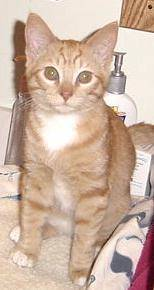
#> input picture week8/cats_and_dogs_filtered/train/cats/cat.154.jpg, 154 x 290 px, found by its file name; its folder holds only this picture in this run
$ jupyter execute --allow-errors TruongMinhHIeu_21002145.ipynb
#> lines starting #> are read from the running program, lines starting #| are printed output that depends on the picture
# 1. PHẦN MÔ HÌNH K- TRUNG BÌNH (K-MEANS MODEL)

# Ví dụ 1.

[cell 1]
from __future__ import print_function
import numpy as np
import matplotlib.pyplot as plt
from scipy.spatial.distance import cdist
np.random.seed(11)
# Kỳ vọng và hiệp phương sai của 3 cụm dữ liệu
means = [[2, 2], [8, 3], [3, 6]]
cov = [[1, 0], [0, 1]]
# Số điểm mỗi cụm dữ liệu
N = 500
# Tạo các cụm dữ liệu qua phân bố chuẩn (Gaussian)
X0 = np.random.multivariate_normal(means[0], cov, N)
X1 = np.random.multivariate_normal(means[1], cov, N)
X2 = np.random.multivariate_normal(means[2], cov, N)
# Tổng hợp dữ liệu từ các cụm
X = np.concatenate((X0, X1, X2), axis = 0)
# Số cụm = 3
K = 3
# Gán nhãn ban đầu cho các cụm, sau đó ta test model và so sánh
original_label = np.asarray([0]*N + [1]*N + [2]*N).T

[cell 2]
def kmeans_display(X, label):
    K = np.amax(label) + 1
    X0 = X[label == 0, :]
    X1 = X[label == 1, :]
    X2 = X[label == 2, :]
    plt.plot(X0[:, 0], X0[:, 1], 'b^', markersize = 4, alpha = .8)
    plt.plot(X1[:, 0], X1[:, 1], 'go', markersize = 4, alpha = .8)
    plt.plot(X2[:, 0], X2[:, 1], 'rs', markersize = 4, alpha = .8)
    plt.axis('equal')
    plt.plot()
    plt.show()
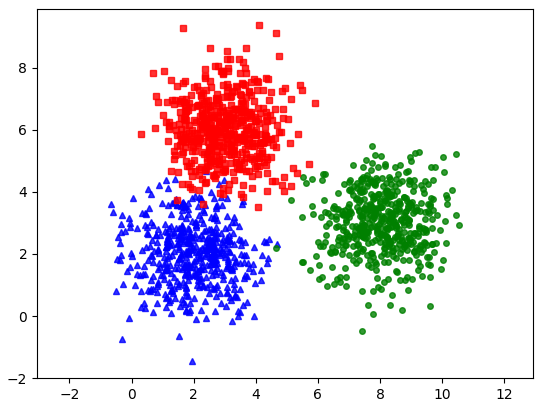
#> figure drawn by matplotlib, 1 panel

[cell 3]
kmeans_display(X, original_label)

[cell 4]
def kmeans_init_centers(X, k):
    # randomly pick k rows of X as initial centers
    return X[np.random.choice(X.shape[0], k, replace=False)]

[cell 5]
# [5 lines left out: function kmeans_assign_labels, not called in this run]

[cell 6]
def kmeans_assign_labels(X, centers):
    # calculate pairwise distances btw data and centers
    D = cdist(X, centers)
    # return index of the closest center
    return np.argmin(D, axis = 1)

[cell 7]
def kmeans_update_centers(X, labels, K):
    centers = np.zeros((K, X.shape[1]))
    for k in range(K):
        # collect all points assigned to the k-th cluster
        Xk = X[labels == k, :]
        # take average
        centers[k,:] = np.mean(Xk, axis = 0)
    return centers

[cell 8]
def has_converged(centers, new_centers):
    # return True if two sets of centers are the same
    return (set([tuple(a) for a in centers]) == set([tuple(a) for a in new_centers]))

[cell 9]
def kmeans(X, K):
#> called with X = array of shape (1500, 2), K = 3
    centers = [kmeans_init_centers(X, K)]
    labels = []
    it = 0
    while True:
        labels.append(kmeans_assign_labels(X, centers[-1]))
        new_centers = kmeans_update_centers(X, labels[-1], K)
        if has_converged(centers[-1], new_centers):
            break
        centers.append(new_centers)
        it += 1
    return (centers, labels, it)

[cell 10]
(centers, labels, it) = kmeans(X, K)
print('Centers found by our algorithm:')
print(centers[-1])
kmeans_display(X, labels[-1])
#> in kmeans_display (call 2), `plt.show()`:
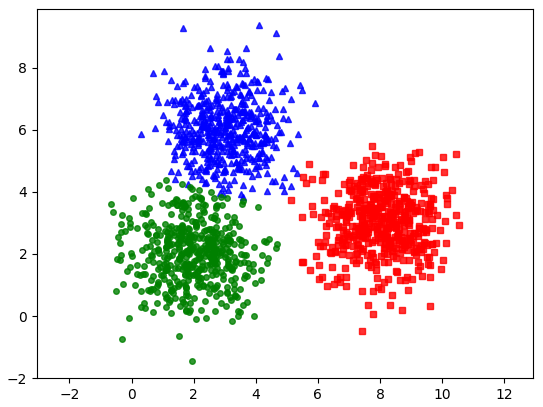
#> figure drawn by matplotlib, 1 panel

[cell 11]
from sklearn.cluster import KMeans
kmeans = KMeans(n_clusters=3, random_state=0).fit(X)
print('Centers found by scikit-learn:')
print(kmeans.cluster_centers_)
pred_label = kmeans.predict(X)
kmeans_display(X, pred_label)
#> in kmeans_display (call 3), `plt.show()`:
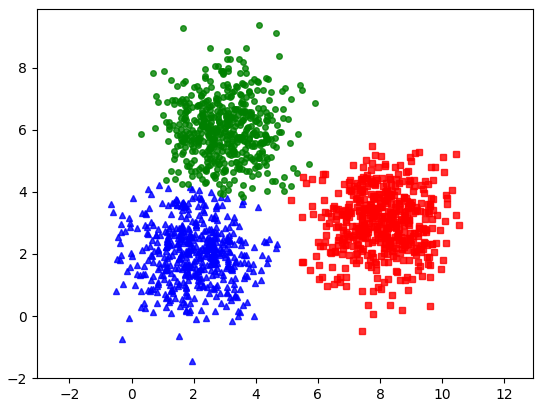
#> figure drawn by matplotlib, 1 panel

# Ví dụ 2

[cell 12]
import numpy as np
from mnist import MNIST
import matplotlib.pyplot as plt
from sklearn.cluster import KMeans
from sklearn.neighbors import NearestNeighbors
from sklearn.preprocessing import normalize

[cell 13]
def display_network(A, m = -1, n = -1):
#> called with A = array of shape (2, 3), m = 3, n = 1
    opt_normalize = True
    opt_graycolor = True

    # Rescale
    A = A - np.average(A)

    # Compute rows & cols
    (row, col) = A.shape
    sz = int(np.ceil(np.sqrt(row)))
    buf = 1
    if m < 0 or n < 0:
        n = np.ceil(np.sqrt(col))
        m = np.ceil(col / n)

    image = np.ones(shape=(buf + m * (sz + buf), buf + n * (sz + buf)))

    if not opt_graycolor:
        image *= 0.1

    k = 0

    for i in range(int(m)):
        for j in range(int(n)):
            if k >= col:
                continue

            clim = np.max(np.abs(A[:, k]))

            if opt_normalize:
                image[buf + i * (sz + buf):buf + i * (sz + buf) + sz, buf + j * (sz + buf):buf + j * (sz + buf) + sz] = \
                A[:, k].reshape(sz, sz) / clim
            else:
                image[buf + i * (sz + buf):buf + i * (sz + buf) + sz, buf + j * (sz + buf):buf + j * (sz + buf) + sz] = \
                A[:, k].reshape(sz, sz) / np.max(np.abs(A))

            k += 1

    return image

[cell 14]
# [42 lines left out: function display_color_network, not called in this run]

[cell 15]
import os

# train path
train_images_path = os.path.join('C:\\Users\\Admin\\Desktop\\ML\\week4\\train-images-idx3-ubyte.gz')
train_labels_path = os.path.join('C:\\Users\\Admin\\Desktop\\ML\\week4\\train-labels-idx1-ubyte.gz')
# test path
test_images_path = os.path.join('C:\\Users\\Admin\\Desktop\\ML\\week4\\t10k-images-idx3-ubyte.gz')
test_labels_path = os.path.join('C:\\Users\\Admin\\Desktop\\ML\\week4\\t10k-labels-idx1-ubyte.gz')

def get_mnist_data(images_path, labels_path, num_images, shuffle=False, _is=True, image_size=28):
    """
    This shuffle param is active when .gz is downloaded at:
    - 'http://yann.lecun.com/exdb/mnist/'
    - This function return random num_images in 60000 or 10000
    """

    # read data
    import gzip # to decompress gz (zip) file

    # open file training to read training data
    f_images = gzip.open(images_path,'r')

    # skip 16 first bytes because these are not data, only header infor
    f_images.read(16)

    # general: read num_images data samples if this parameter is set;
    # if not, read all (60000 training or 10000 test)
    real_num = num_images if not shuffle else (60000 if _is else 10000)

    # read all data to buf_images (28x28xreal_num)
    buf_images = f_images.read(image_size * image_size * real_num)

    # images
    images = np.frombuffer(buf_images, dtype=np.uint8).astype(np.float32)
    images = images.reshape(real_num, image_size, image_size,)

    # Read labels
    f_labels = gzip.open(labels_path,'r')
    f_labels.read(8)
    labels = np.zeros((real_num)).astype(np.int64)

    # rearrange to correspond the images and labels
    for i in range(0, real_num):
        buf_labels = f_labels.read(1)
        labels[i] = np.frombuffer(buf_labels, dtype=np.uint8).astype(np.int64)

    # shuffle to get random images data
    if shuffle is True:
        rand_id = np.random.randint(real_num, size=num_images)
        images = images[rand_id, :]
        labels = labels[rand_id,]

    # change images data to type of vector 28x28 dimentional
    images = images.reshape(num_images, image_size * image_size)
    return images

#> (a cell that did not finish here is left out)

[cell 17]
print(type(kmeans.cluster_centers_.T))
print(kmeans.cluster_centers_.T.shape)
#> (the rest of this cell did not finish here and is left out)

[cell 18]
N0 = 20
X1 = np.zeros((N0*K, 784))
X2 = np.zeros((N0*K, 784))

#> (the rest of this cell did not finish here and is left out)

[cell 19]
plt.axis('off')
A = display_network(X2.T, K, N0)
f2 = plt.imshow(A, interpolation='nearest' )
plt.gray()
plt.show()
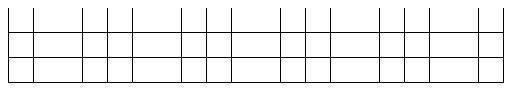
#> figure drawn by matplotlib, 1 panel

## Bài tập tự thực hành

Bài 1. Hãy áp dụng đoạn chương trình chúng ta tự xây dựng trong ví dụ 1, với dữ liệu là hình ảnh chữ số viết
tay như trong ví dụ 2, chạy để xem xét kết quả.

[cell 20]
from sklearn.decomposition import PCA

# [4 lines left out: function apply_pca, not called in this run]

[cell 21]
# [11 lines left out: function kmeans_display, not called in this run]

[cell 22]
def kmeans_init_centers(X, k):
    # randomly pick k rows of X as initial centers
    return X[np.random.choice(X.shape[0], k, replace=False)]

[cell 23]
# [5 lines left out: function kmeans_assign_labels, not called in this run]

[cell 24]
# [8 lines left out: function kmeans_update_centers, not called in this run]

[cell 25]
def has_converged(centers, new_centers):
    # return True if two sets of centers are the same
    return (set([tuple(a) for a in centers]) == set([tuple(a) for a in new_centers]))

[cell 26]
# [13 lines left out: function kmeans, not called in this run]

#> (a cell that did not finish here is left out)

X = np.asarray(mndata)

# Áp dụng PCA để giảm chiều dữ liệu
n_components = 3
X_pca = apply_pca(X, n_components)

# Áp dụng k-means trên dữ liệu giảm chiều
K = 10
(centers, labels, it) = kmeans(X_pca, K)

print('Centers found by our algorithm:')
print(centers[-1])

# Hiển thị kết quả phân cụm
kmeans_display(X_pca, labels[-1])

Bài 2. Áp dụng mô hình trên cho bài tập phân loại ảnh chó-mèo (xem lại phần CNN), thử thực hiện phân
cụm thành 02 cụm và kiểm tra kết quả.

[cell 28]
import os
import cv2
import numpy as np
from sklearn.cluster import KMeans
from sklearn.metrics import accuracy_score

# Function to load and preprocess images
def load_images_from_folder(folder):
    images = []
    for filename in os.listdir(folder):
        img = cv2.imread(os.path.join(folder,filename))
#> img is the input picture: shape (290, 154, 3); mean B, G, R 162, 179.2, 204.9
        if img is not None:
            img = cv2.resize(img, (100, 100))  # Resize images for consistency
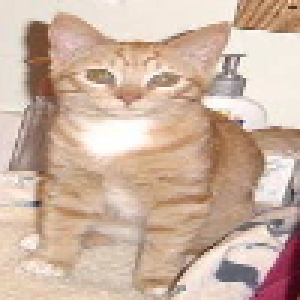
#> img: shape (100, 100, 3) (shown 3 times larger); mean B, G, R 161.9, 179.1, 204.8
            img = cv2.cvtColor(img, cv2.COLOR_BGR2RGB)  # Convert BGR to RGB
            images.append(img)
    return images

# Load images of cats and dogs
cats_folder = "C:\\Users\\Admin\\Desktop\\ML\\week8\\cats_and_dogs_filtered\\train\\cats"
dogs_folder = "C:\\Users\\Admin\\Desktop\\ML\\week8\\cats_and_dogs_filtered\\train\\dogs"
cats_images = load_images_from_folder(cats_folder)
#> cats_images = 1 item
#> (the rest of this cell did not finish here and is left out)

[cell 29]
import matplotlib.pyplot as plt

# Function to plot sample images from each cluster
# [9 lines left out: function plot_cluster_samples, not called in this run]

# Plot sample images from each cluster
#> (the rest of this cell did not finish here and is left out)

# 2. PHẦN MÔ HÌNH TRỘN GAUSSIAN (GAUSSIAN MIXTURE MODEL)

# Ví dụ 1

[cell 30]
# [25 lines left out: function gen_data, not called in this run]

Phần khởi tạo cho thuật toán lặp

[cell 31]
# [31 lines left out: function __init__, not called in this run]

[cell 32]
# [7 lines left out: function e_step, not called in this run]

[cell 33]
import numpy as np
from numpy import random
from matplotlib.patches import Ellipse
import matplotlib.transforms as transforms
from scipy.stats import multivariate_normal

class GMM():
    def __init__(self, k, dim, init_mu=None, init_sigma=None, init_pi=None, colors=None):
        '''
        Define a model with known number of clusters and dimensions.
        input:
            - k: Number of Gaussian clusters
            - dim: Dimension
            - init_mu: initial value of mean of clusters (k, dim)
                       (default) random from uniform[-10, 10]
            - init_sigma: initial value of covariance matrix of clusters (k, dim, dim)
                          (default) Identity matrix for each cluster
            - init_pi: initial value of cluster weights (k,)
                       (default) equal value to all cluster i.e. 1/k
            - colors: Color valu for plotting each cluster (k, 3)
                      (default) random from uniform[0, 1]
        '''
#> called with k = 3, dim = 4
        self.k = k
        self.dim = dim
        if(init_mu is None):
            init_mu = random.rand(k, dim)*20 - 10
        self.mu = init_mu
        if(init_sigma is None):
            init_sigma = np.zeros((k, dim, dim))
            for i in range(k):
                init_sigma[i] = np.eye(dim)
        self.sigma = init_sigma
        if(init_pi is None):
            init_pi = np.ones(self.k)/self.k
        self.pi = init_pi
        if(colors is None):
            colors = random.rand(k, 3)
            for i in range(k):
                colors[i, 2] = i/k
        self.colors = colors

    def init_em(self, X):
        '''
        Initialization for EM algorithm.
        input:
            - X: data (batch_size, dim)
        '''
        self.data = X
        self.num_points = X.shape[0]
        self.z = np.zeros((self.num_points, self.k))

    def e_step(self):
        '''
        E-step of EM algorithm.
        '''
        for i in range(self.k):
            self.z[:, i] = self.pi[i] * multivariate_normal.pdf(self.data, mean=self.mu[i], cov=self.sigma[i])
        self.z /= self.z.sum(axis=1, keepdims=True)

    def m_step(self):
        '''
        M-step of EM algorithm.
        '''
        sum_z = self.z.sum(axis=0)
        self.pi = sum_z / self.num_points
        self.mu = np.matmul(self.z.T, self.data)
        self.mu /= sum_z[:, None]
        for i in range(self.k):
            j = np.expand_dims(self.data, axis=1) - self.mu[i]
            s = np.matmul(j.transpose([0, 2, 1]), j)
            self.sigma[i] = np.matmul(s.transpose(1, 2, 0), self.z[:, i] )
            self.sigma[i] /= sum_z[i]

    def log_likelihood(self, X):
        '''
        Compute the log-likelihood of X under current parameters
        input:
            - X: Data (batch_size, dim)
        output:
            - log-likelihood of X: Sum_n Sum_k log(pi_k * N( X_n | mu_k, sigma_k ))
        '''
        ll = []
        for d in X:
            tot = 0
            for i in range(self.k):
                tot += self.pi[i] * multivariate_normal.pdf(d, mean=self.mu[i], cov=self.sigma[i])
            ll.append(np.log(tot))
        return np.sum(ll)

    def plot_gaussian(self, mean, cov, ax, n_std=3.0, facecolor='none', **kwargs):
        '''
        Utility function to plot one Gaussian from mean and covariance.
        '''
        pearson = cov[0, 1]/np.sqrt(cov[0, 0] * cov[1, 1])
        ell_radius_x = np.sqrt(1 + pearson)
        ell_radius_y = np.sqrt(1 - pearson)
        ellipse = Ellipse((0, 0),
            width=ell_radius_x * 2,
            height=ell_radius_y * 2,
            facecolor=facecolor,
            **kwargs)
        scale_x = np.sqrt(cov[0, 0]) * n_std
        mean_x = mean[0]
        scale_y = np.sqrt(cov[1, 1]) * n_std
        mean_y = mean[1]
        transf = transforms.Affine2D() \
            .rotate_deg(45) \
            .scale(scale_x, scale_y) \
            .translate(mean_x, mean_y)
        ellipse.set_transform(transf + ax.transData)
        return ax.add_patch(ellipse)

    def draw(self, ax, n_std=2.0, facecolor='none', **kwargs):
        '''
        Function to draw the Gaussians.
        Note: Only for two-dimensionl dataset
        '''
        if(self.dim != 2):
            print("Drawing available only for 2D case.")
            return
        for i in range(self.k):
            self.plot_gaussian(self.mu[i], self.sigma[i], ax, n_std=n_std, edgecolor=self.colors[i], **kwargs)

[cell 34]
import numpy as np
import matplotlib.pyplot as plt
from scipy.stats import multivariate_normal

[cell 35]
def gen_data(k=3, dim=2, points_per_cluster=200, lim=[-10, 10]):
    '''
    Generates data from a random mixture of Gaussians in a given range.
    Will also plot the points in case of 2D.
    input:
        - k: Number of Gaussian clusters
        - dim: Dimension of generated points
        - points_per_cluster: Number of points to be generated for each cluster
        - lim: Range of mean values
    output:
        - X: Generated points (points_per_cluster*k, dim)
    '''
    x = []
    mean = random.rand(k, dim)*(lim[1]-lim[0]) + lim[0]
    for i in range(k):
        cov = random.rand(dim, dim+10)
        cov = np.matmul(cov, cov.T)
        _x = np.random.multivariate_normal(mean[i], cov, points_per_cluster)
        x += list(_x)
    x = np.array(x)
    if(dim == 2):
        fig = plt.figure()
        ax = fig.gca()
        ax.scatter(x[:,0], x[:,1], s=3, alpha=0.4)
        ax.autoscale(enable=True)
    return x

[cell 36]
def plot(title):
    '''
    Draw the data points and the fitted mixture model.
    input:
        - title: title of plot and name with which it will be saved.
    '''
#> called with title = 'Iteration:  0'
    fig = plt.figure(figsize=(8, 8))
    ax = fig.gca()
    ax.scatter(X[:, 0], X[:, 1], s=3, alpha=0.4)
    ax.scatter(gmm.mu[:, 0], gmm.mu[:, 1], c=gmm.colors)
    gmm.draw(ax, lw=3)
    ax.set_xlim((-22, 22))
    ax.set_ylim((-22, 22))

    plt.title(title)
    plt.savefig(title.replace(':', '_'))
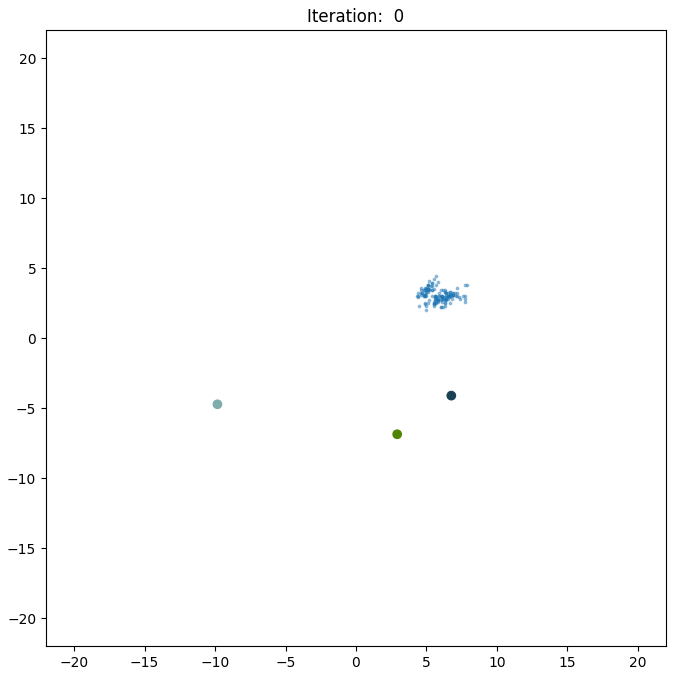
#> figure drawn by matplotlib, 1 panel
    plt.show()
    plt.clf()

Bài tập tự thực hành 1: Sử dụng đoạn code trên để áp dựng cho dữ liệu là phần đầu vào của tập dữ liệu hoa
Iris (bỏ trường tên loại hoa). Sau khi phân cụm xong hãy đối sánh kết quả với các phân loại đúng.

[cell 37]
from sklearn import datasets
from sklearn.preprocessing import StandardScaler
iris = datasets.load_iris()

X = iris.data
Y = iris.target

# Standardize the features
scaler = StandardScaler()
X_scaled = scaler.fit_transform(X)

[cell 38]
# Initialize GMM model with 3 clusters and 4 dimensions (features)
gmm = GMM(k=3, dim=4)

# Initialize GMM with Iris data
gmm.init_em(X_scaled)

num_iters = 20
# Saving log-likelihood
log_likelihood = [gmm.log_likelihood(X_scaled)]
# Plotting
plot("Iteration:  0")
for e in range(num_iters):
    # E-step
    gmm.e_step()
    # M-step
    gmm.m_step()
    # Computing log-likelihood
    log_likelihood.append(gmm.log_likelihood(X_scaled))
    print("Iteration: {}, log-likelihood: {:.4f}".format(e+1, log_likelihood[-1]))
    # Plotting
    plot(title="Iteration: " + str(e+1))

Bài tập tự thực hành 2: Hãy sử dụng thuật toán K-means để phân cụm dữ liệu tự tạo đã có trong ví dụ 1 của phần này. So sánh và giải thích kết quả.

[cell 39]
# Generate random 2D data with 3 clusters
X = gen_data(k=3, dim=2, points_per_cluster=1000)
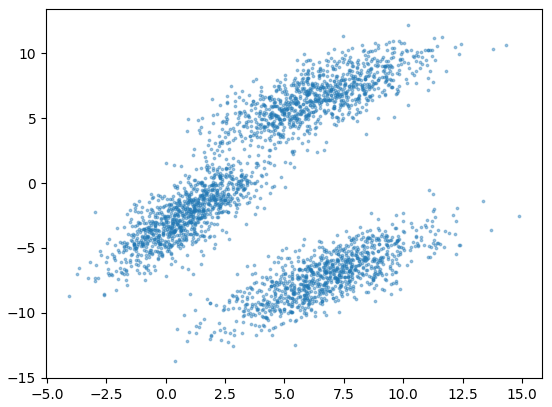
#> figure drawn by matplotlib, 1 panel

[cell 40]
# Create a Gaussian Mixture Model
gmm = GMM(3, 2)

[cell 41]
# Training the GMM using EM

# Initialize EM algo with data
gmm.init_em(X)

num_iters = 20
# Saving log-likelihood
log_likelihood = [gmm.log_likelihood(X)]
# plotting
plot("Iteration:  0")
#> in plot (call 22), `plt.savefig(title.replace(':', '_'))`:
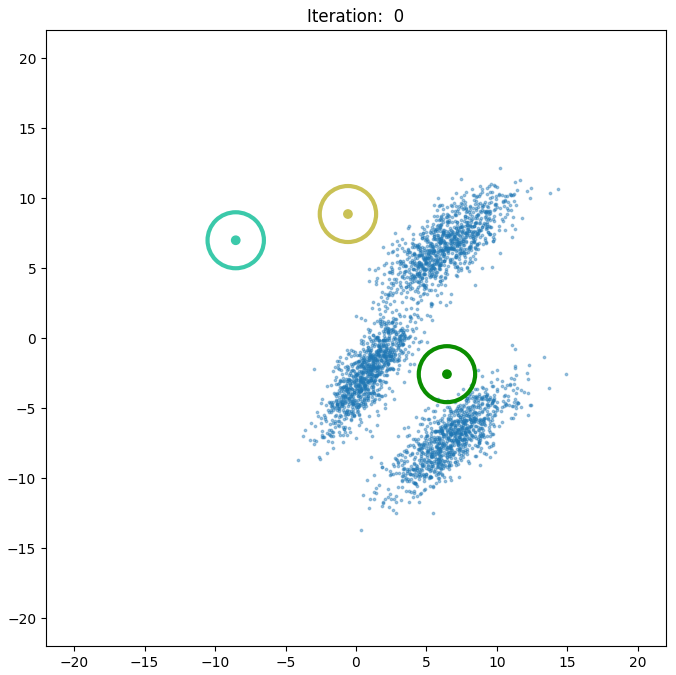
#> figure drawn by matplotlib, 1 panel
#> (the rest of this cell did not finish here and is left out)

[cell 42]
from __future__ import print_function
import numpy as np
import matplotlib.pyplot as plt
from scipy.spatial.distance import cdist

np.random.seed(11)

# Số điểm mỗi cụm dữ liệu
N = 500

# Số cụm = 3
K = 3

# # Gán nhãn ban đầu cho các cụm, sau đó ta test model và so sánh
# original_label = np.asarray([0]*N + [1]*N + [2]*N).T

def kmeans_display(X, label):
    K = np.amax(label) + 1
    X0 = X[label == 0, :]
    X1 = X[label == 1, :]
    X2 = X[label == 2, :]
    plt.plot(X0[:, 0], X0[:, 1], 'b^', markersize = 4, alpha = .8)
    plt.plot(X1[:, 0], X1[:, 1], 'go', markersize = 4, alpha = .8)
    plt.plot(X2[:, 0], X2[:, 1], 'rs', markersize = 4, alpha = .8)

    plt.xlim(-20, 20)
    plt.ylim(-20, 20)

    plt.axis('equal')
    plt.plot()
    plt.show()

def kmeans_init_centers(X, k):
    # randomly pick k rows of X as initial centers
    return X[np.random.choice(X.shape[0], k, replace=False)]

def kmeans_assign_labels(X, centers):
    # calculate pairwise distances btw data and centers
    D = cdist(X, centers)
    # return index of the closest center
    return np.argmin(D, axis = 1)

def kmeans_update_centers(X, labels, K):
    centers = np.zeros((K, X.shape[1]))
    for k in range(K):
        # collect all points assigned to the k-th cluster
        Xk = X[labels == k, :]
        # take average
        centers[k,:] = np.mean(Xk, axis = 0)
    return centers

def has_converged(centers, new_centers):
    # return True if two sets of centers are the same
    return (set([tuple(a) for a in centers]) == set([tuple(a) for a in new_centers]))

def kmeans(X, K):
#> called with X = array of shape (3000, 2), K = 3
    centers = [kmeans_init_centers(X, K)]
    labels = []
    it = 0
    while True:
        labels.append(kmeans_assign_labels(X, centers[-1]))
        new_centers = kmeans_update_centers(X, labels[-1], K)
        if has_converged(centers[-1], new_centers):
            break

        centers.append(new_centers)
        it += 1
    return (centers, labels, it)

[cell 43]
(centers, labels, it) = kmeans(X, K)
print('Centers found by our algorithm:')
print(centers[-1])

kmeans_display(X, labels[-1])
#> in kmeans_display, `plt.show()`:
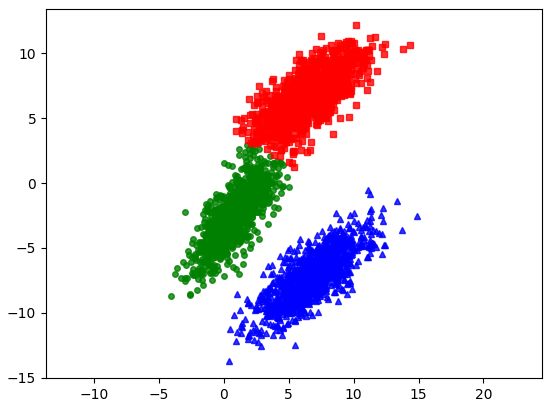
#> figure drawn by matplotlib, 1 panel

$ run again, on week8/cats_and_dogs_filtered/train/cats/cat.394.jpg
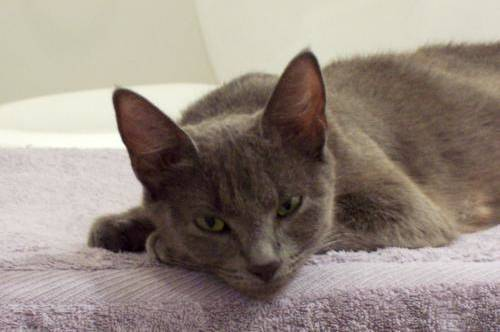
#> input picture week8/cats_and_dogs_filtered/train/cats/cat.394.jpg, 500 x 332 px, found by its file name
#> in load_images_from_folder, img is the input picture: shape (332, 500, 3); mean B, G, R 129.3, 138.2, 150.5
#> in load_images_from_folder, `img = cv2.resize(img, (100, 100))`:
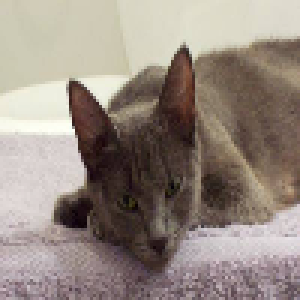
#> img: shape (100, 100, 3) (shown 3 times larger); mean B, G, R 129.2, 138.1, 150.4
#> cats_images = 1 item
